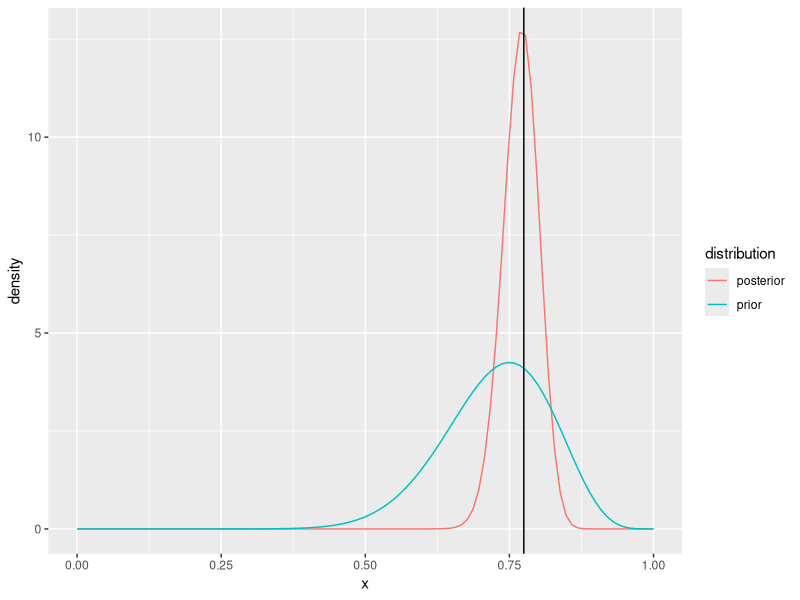
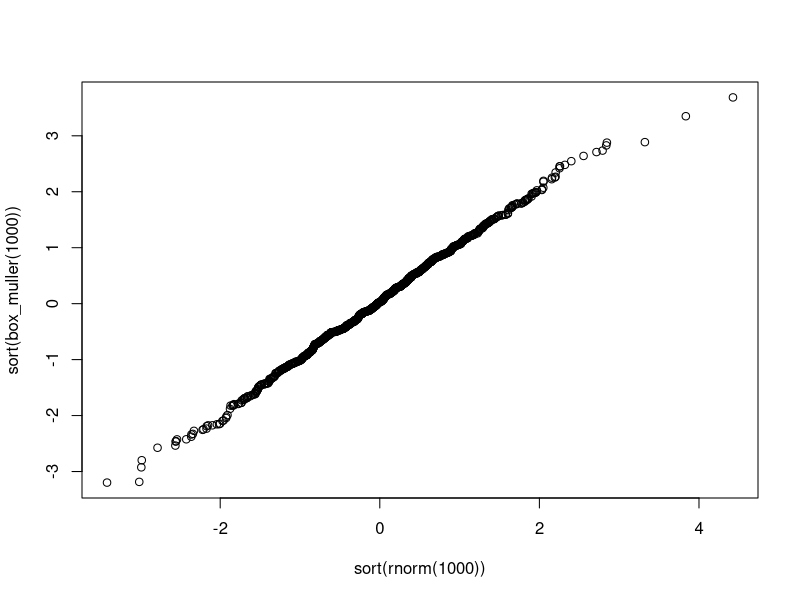
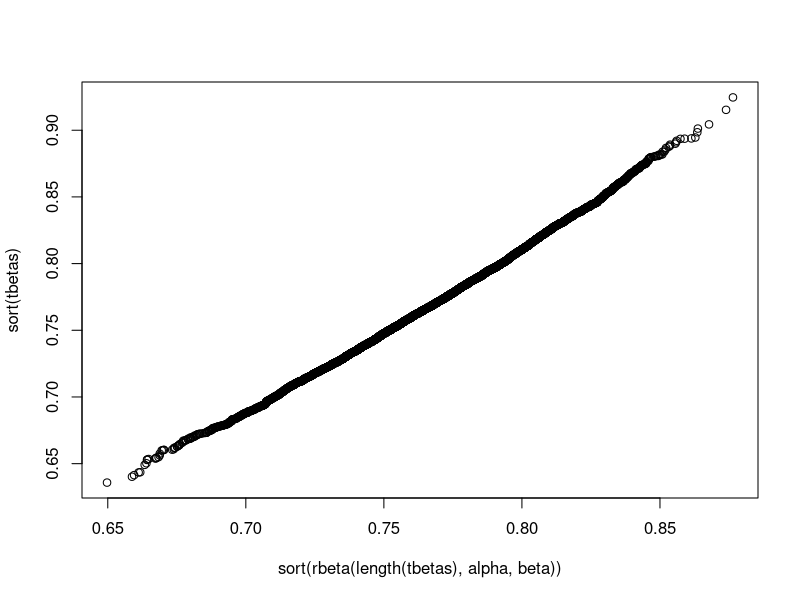
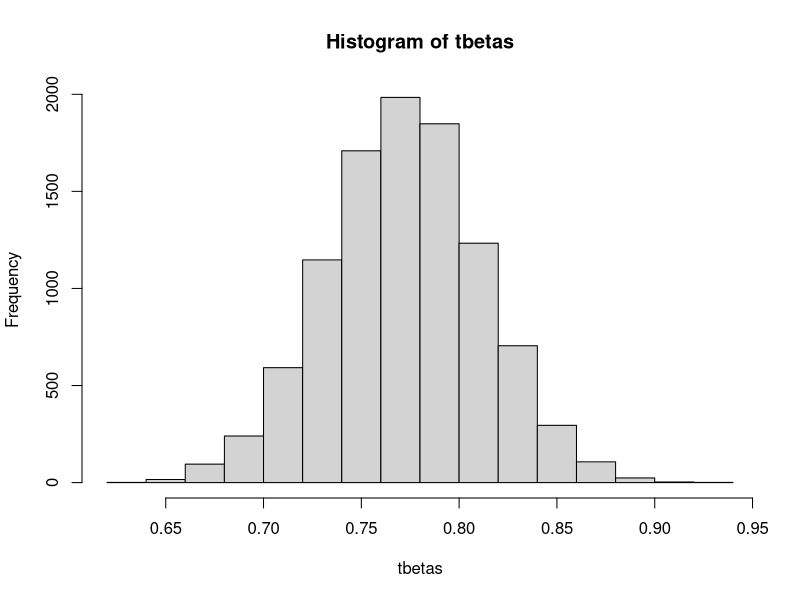

These figures' R source, in order:
## ---- chunk 1
knitr::opts_chunk$set(echo = TRUE)
## ---- chunk 2
library(tidyr)
library(ggplot2)
library(tidyverse)
## ---- chunk 3
y_trials = c(10, 50, 35, 25, 40)
y_failures = c(2, 8, 12, 6, 8)
y_successes = y_trials - y_failures
print(sum(y_trials)) # Value for n
print(sum(y_successes)) # Value for s
print(sum(y_successes)/sum(y_trials)) # Value for y_bar
## ---- chunk 4
# Below code has been taken from MTHM508 lectures (with minor changes)
a = 16
b = 6

plot_beta_prior = function(successes , trials , a , b , n){
  
  binary_data <- tibble(x=seq(from = 0 , to = 1 , len = n)) %>%
    mutate(prior = dbeta(x , a , b)) %>%
    mutate(posterior = dbeta(x , successes + a , trials - successes + b))%>%
    pivot_longer(cols = c(2,3) , names_to = 'distribution' , values_to = 'density')
  
  ggplot(binary_data) +
    geom_line(aes(x = x , y = density , col = distribution)) +
    geom_vline(xintercept = successes/trials)
}

# Prior has an effect
plot_beta_prior(sum(y_successes) , sum(y_trials) , a , b , 100)
## ---- chunk 5
# Below code has been taken from MTHM508 lectures (with minor changes)
N = 1e4
alpha = 140
beta = 42

# Box Muller for sampling normals
box_muller = function(N){
  M = ceiling(N/2)
  thetas = runif(M)*2*pi
  Us = runif(M)
  Ws = -2*log(1-Us)
  X1 = sqrt(Ws)*cos(thetas)
  X2 = sqrt(Ws)*sin(thetas)
  c(X1 , X2)[1:N]
}
# Check how well it approximates a normal dist
plot(sort(rnorm(1000)) , sort(box_muller(1000)))

# Below code has been taken from MTHM508 lectures (with minor changes)
# Normal Envelope for Beta
betaSams = function(n , a, b){
  A = a - 1
  B = b - 1
  xhat = A/(A+B)
  H = -1*(A^(1/3) + B^(1/3))^3
  Zs = box_muller(n) # substitute Normal sampler via Box Muller
  Xus = xhat + Zs*(sqrt(-1/H))
  hxhat = A*log(xhat)+ B*log(1-xhat)
  c = gamma(a)*gamma(b)/gamma(a+b)
  k = exp(hxhat)*sqrt(-2*pi/H)
  # Any negative numbers are already not worth considering
  Xus = Xus[Xus >= 0]
  # Initiate just as many random unifs (0,1)
  Us = runif(length(Xus))
  # Acceptance-Rejection step
  Xus[Us*exp(hxhat)*exp(H/2)*(Xus - xhat)^2 <= (Xus^A)*((1-Xus)^B)]
}

# Get the accepted samples
x = betaSams(N , alpha , beta)
tbetas = x[!is.na(x)]

# Check how well it approximates a Beta dist
plot(sort(rbeta(length(tbetas) , alpha , beta)) , sort(tbetas))

hist(tbetas)
## ---- chunk 6
# Variables
trials = 65

# Bernoulli from Uniform
binarify = function(num , theta){
  # theta is the probability of success
  # though not enforced by the function, we will use this in a context where
  # theta is a probability and num is a random draw from a U(0,1) distribution
  if (num >= theta){
    return(0)
  }
  else{
    return(1)
  }
}

# Binomial Sampler - Count successes
binomial = function(trials , theta){
  # trials is number of bernoulli experiments
  # theta is the probability of a success
  # Generate 'trials' number of samples from U(0,1)
  Us = runif(trials)
  # create an empty vec - this will store the results of our 'trials' number
  # of Bernoulli experiments
  bin_vec = c()
  for (i in seq_along(Us)){
    # perform bernoulli experiment
    val = sapply(Us[i] , binarify , theta)
    # store results
    bin_vec = c(bin_vec , val)
  }
  # return the number of successes
  return(sum(bin_vec))
}

binomial_samples_gen = function(N , trials , thetas){
  # Run the binomial sampler N times. See distribution
  ySamples = c()
  for (i in 1:N){
    ySamples = c(ySamples , binomial(trials , sample(thetas , 1)))
  }
  return(ySamples)
}

# Generate
ySamples = binomial_samples_gen(N , trials , tbetas)

# Monte Carlo estimate
phat = sum(ySamples>50)/N
# Monte Carlo error
MCerror = sqrt(phat*(1-phat)/N)

print(paste('The MC estimate is', round(phat, 6), 'and the MC error is' ,round(MCerror , 6)))

print(paste('(',round(phat-1.96*MCerror , 6), ',',round(phat+1.96*MCerror , 6),') is a 95% C.I'))
